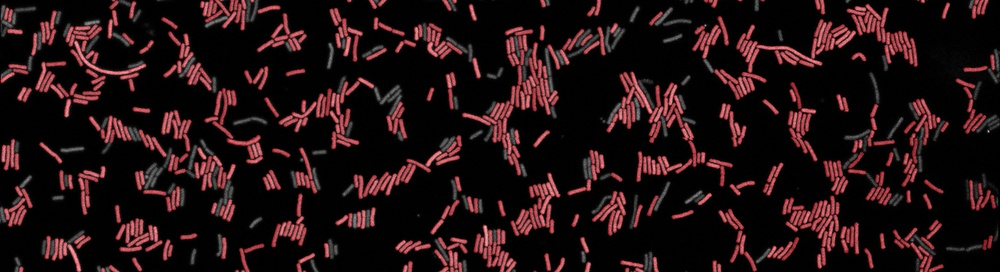
%> input picture images/bg.jpg, 1000 x 272 px, shrunk from 2810 x 765 before the run
$ octave --eval "result = log_segmentation(rgb2gray(imread('../../../images/bg.jpg')));"   (GNU Octave 9; MATLAB toolbox functions it lacks are replaced by stand-ins)
%> lines starting %> are read from the running program, lines starting %| are printed output that depends on the picture
function segmentation = log_segmentation(im)
%Normalize the image.
im = mat2gray(im);
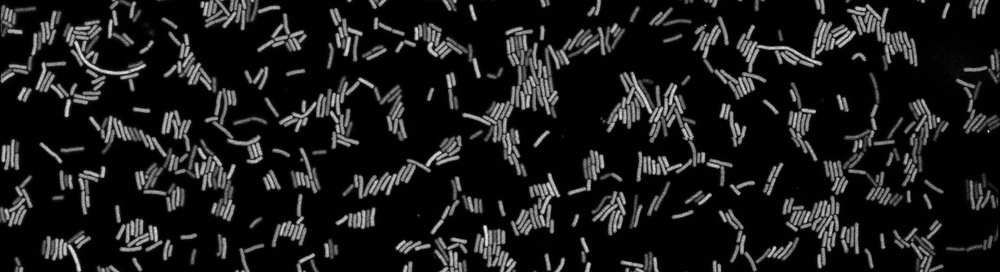
%> im: size 272x1000 double; min 0, max 1, mean 0.109

%Apply a laplacian of gaussian filter.
im_log = edge(im, 'log');
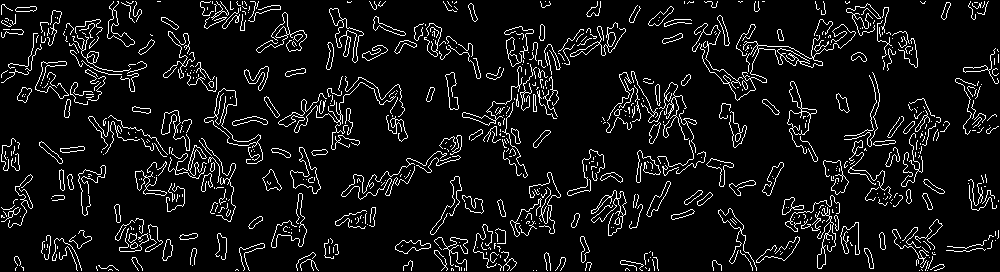
%> im_log: size 272x1000 logical; 7.8% white in thin lines or dots

%Fill the holes.
im_fill = fill(im_log, 'holes');
%> (this line was passed over: fill is not available in this run)

%Delete the small objects
segmentation = bwareaopen(im_fill, 100, 4)

$ run again, on images/header_image_crop.jpg
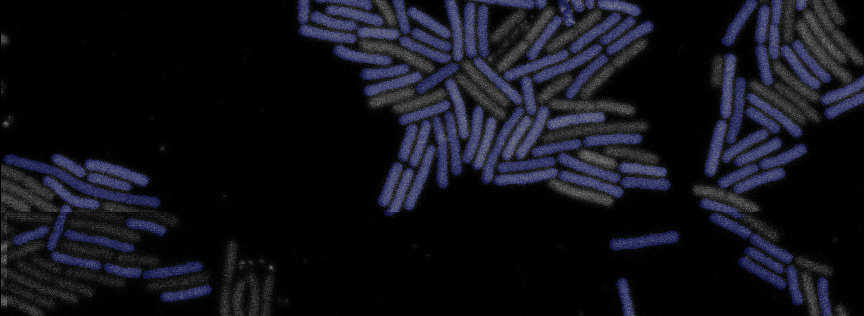
%> input picture images/header_image_crop.jpg, 864 x 316 px
%> in log_segmentation, `im = mat2gray(im);`:
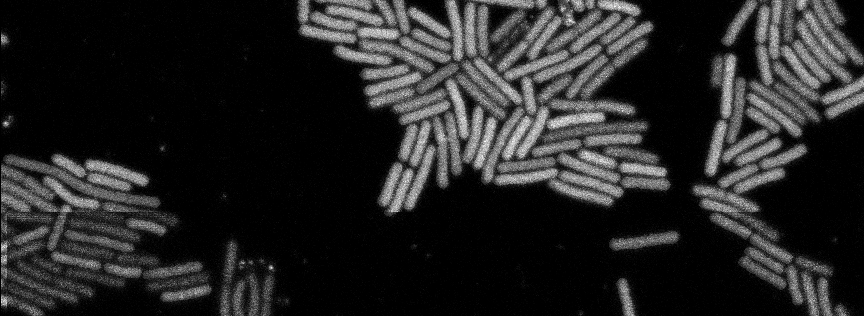
%> im: size 316x864 double; min 0, max 1, mean 0.148
%> in log_segmentation, `im_log = edge(im, 'log');`:
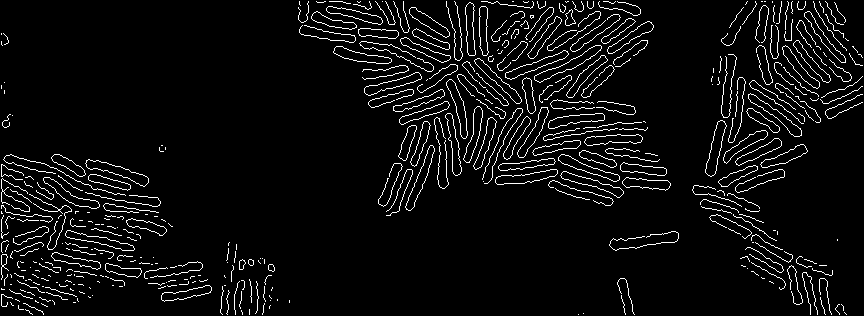
%> im_log: size 316x864 logical; 5.5% white in thin lines or dots
